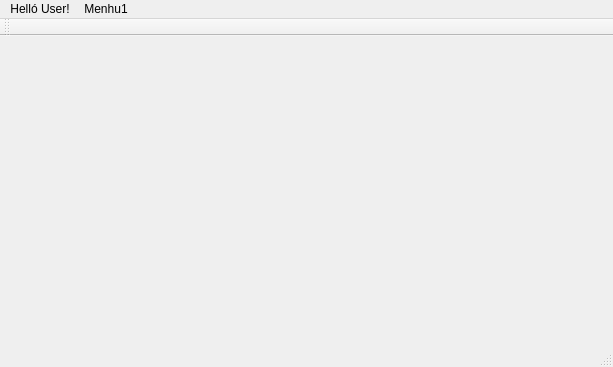
<?xml version="1.0" encoding="UTF-8"?>
<ui version="4.0">
 <class>MainWindow</class>
 <widget class="QMainWindow" name="MainWindow">
  <property name="geometry">
   <rect>
    <x>0</x>
    <y>0</y>
    <width>613</width>
    <height>367</height>
   </rect>
  </property>
  <property name="windowTitle">
   <string>MainWindow</string>
  </property>
  <widget class="QWidget" name="centralWidget">
   <widget class="QWidget" name="verticalLayoutWidget">
    <property name="geometry">
     <rect>
      <x>10</x>
      <y>0</y>
      <width>491</width>
      <height>301</height>
     </rect>
    </property>
    <layout class="QVBoxLayout" name="verticalLayout"/>
   </widget>
  </widget>
  <widget class="QMenuBar" name="menuBar">
   <property name="geometry">
    <rect>
     <x>0</x>
     <y>0</y>
     <width>613</width>
     <height>19</height>
    </rect>
   </property>
   <widget class="QMenu" name="menuHell_User">
    <property name="title">
     <string>Helló User!</string>
    </property>
   </widget>
   <widget class="QMenu" name="menuMenhu1">
    <property name="title">
     <string>Menhu1</string>
    </property>
    <addaction name="MasterDataEditorAction"/>
    <addaction name="menuHelp"/>
   </widget>
   <addaction name="menuHell_User"/>
   <addaction name="menuMenhu1"/>
  </widget>
  <widget class="QToolBar" name="mainToolBar">
   <attribute name="toolBarArea">
    <enum>TopToolBarArea</enum>
   </attribute>
   <attribute name="toolBarBreak">
    <bool>false</bool>
   </attribute>
  </widget>
  <widget class="QStatusBar" name="statusBar"/>
  <action name="MasterDataEditorAction">
   <property name="text">
    <string>MasterData Editor</string>
   </property>
  </action>
  <action name="menuHelp">
   <property name="text">
    <string>Help</string>
   </property>
  </action>
 </widget>
 <layoutdefault spacing="6" margin="11"/>
 <resources/>
 <connections/>
</ui>
